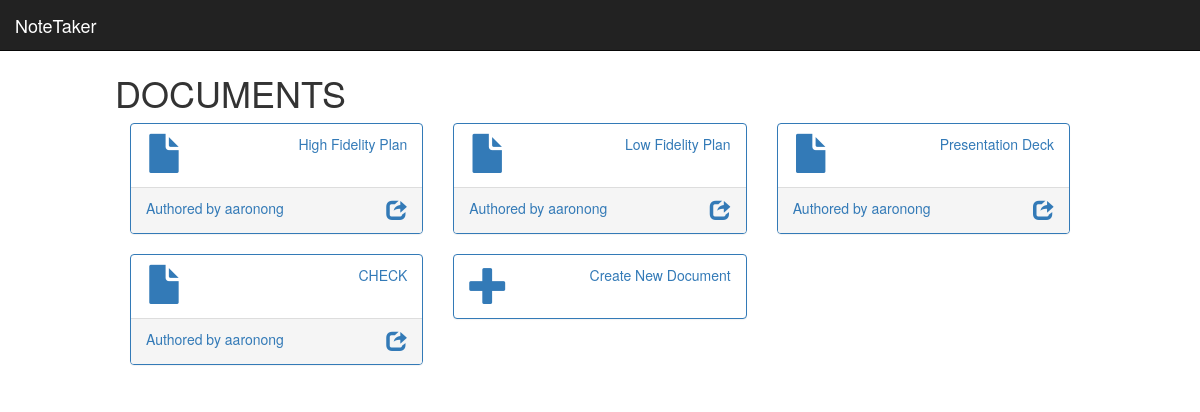
Page /notebooks/1/ on the committed database.
### notetaker/models.py (models this page shows, shortened)
@python_2_unicode_compatible
class Document(models.Model):
    title = models.CharField(max_length=50)
    notebook = models.ForeignKey(Notebook) # reparented to diff notebook upon delete
    permissions = models.ManyToManyField(
        NoteUser,
        through='Authorization',
        through_fields=('document', 'user')
    )
    time_created = models.DateTimeField(blank=False, auto_now_add=True)
    time_modified = models.DateTimeField(blank=False, auto_now_add=True)

### notetaker/views.py (the view, shortened to what this page needs)
# urls.py: url(r'^notebooks/(?P<notebook_id>[0-9]+)/$', views.notebook_edit, name='notebook_edit'),
def notebook_edit(request, notebook_id):
    documents_in_notebook = Document.objects.filter(notebook=notebook_id)
    docs = {}
    for doc in documents_in_notebook:
        docs[doc] = NoteUser.objects.filter(authorization__document=doc, authorization__type=3)[0]
    curr_notebook = Notebook.objects.get(pk=notebook_id)
    all_users = NoteUser.objects.all()
    context = {
        'all_documents': docs,
        'notebook': curr_notebook,
        'all_users': all_users,
    }
    return render(request, 'documents.html', context)

### notetaker/models.py (called while the page is built)
    def __str__(self):
        return self.username

### templates/documents.html (shortened to what this page needs)
{% extends 'base.html' %}
{% load staticfiles %}
{% block content %}
    <h2>Secret header</h2>
    <h1>DOCUMENTS</h1>
    {% if all_documents %}
        {% for document, owner in all_documents.items %}
            <div class="col-lg-4 col-md-6 col-sm-12 col-xs-12">
                <div class="panel panel-primary">
                    <a href="/documents/{{ document.id }}/">
                        <div class="panel-heading">
                            <div class="row">
                                <div class="col-xs-2">
                                    <i style="font-size:2.8em;" class="glyphicon glyphicon-file"></i>
                                </div>
                                <div class="col-xs-10 text-right">
                                    <div>{{ document.title }}</div>
                                </div>
                            </div>
                        </div>
                    </a>
                    <div class="panel-footer">
                        <a href="/profile/{{ owner.id }}/">
                            <span class="pull-left">Authored by {{owner}}</span>
                        </a>
                        <a data-toggle="collapse" href="#ppladd{{document.id}}">
                            <span class="pull-right"><i style="font-size:1.5em;" class="glyphicon glyphicon-share"></i></span>
                        </a>
                        <div class="clearfix"></div>
                    </div>
                </div>
            </div>
        {% endfor %}
    {% endif %}
    <div class="col-lg-4 col-md-6 col-sm-12 col-xs-12">
        <div class="panel panel-primary" >
            <a data-toggle="collapse" href="#collapseExample">
                <div class="panel-heading">
                    <div class="row">
                        <div class="col-xs-2">
                            <i style="font-size:2.8em; color:#337ab7;" class="glyphicon glyphicon-plus"></i>
                        </div>
                        <div class="col-xs-10 text-right">
                            <p style="color:#337ab7;">Create New Document</p>
                        </div>
                    </div>
                </div>
            </a>
        </div>
    </div>
{% endblock %}

### rows in the picture
Document: title "High Fidelity Plan", username "aaronong"
Document: title "Low Fidelity Plan", username "aaronong"
Document: title "Presentation Deck", username "aaronong"
Document: title "CHECK", username "aaronong"
